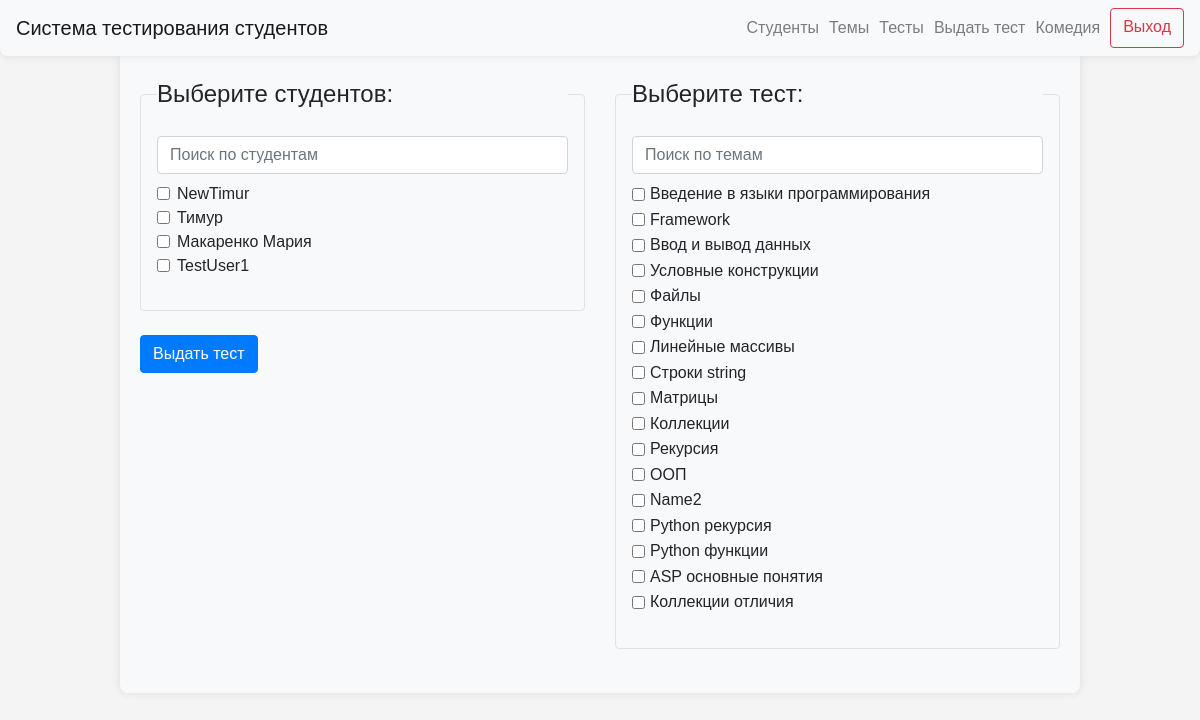
Before: /groups/2/give_test (signed in) with the older database file.
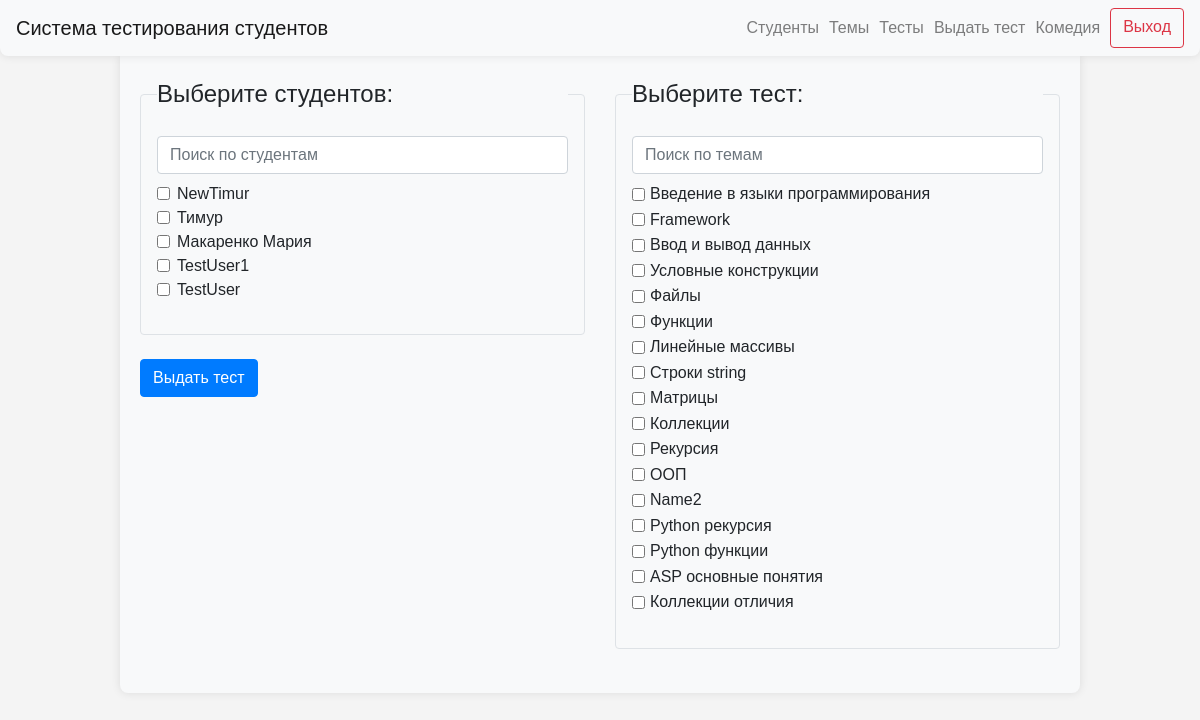
After: the same page with the newer database file.
### data/users.py (models this page shows)
class User(SqlAlchemyBase, UserMixin, SerializerMixin):
    __tablename__ = "users"
    id = sqlalchemy.Column(
        sqlalchemy.Integer,
        primary_key=True,
        autoincrement=True,
    )
    name = sqlalchemy.Column(
        sqlalchemy.String,
        nullable=True,
    )
    group_id = sqlalchemy.Column(
        sqlalchemy.Integer,
        sqlalchemy.ForeignKey(
            "groups.id",
            ondelete="CASCADE",
        ),
        nullable=False,
    )
    date_of_birth = sqlalchemy.Column(
        sqlalchemy.Date,
        nullable=False,
    )
    user_level = sqlalchemy.Column(
        sqlalchemy.String,
        default="student",
    )

### data/topics.py (models this page shows)
class Topic(SqlAlchemyBase, UserMixin, SerializerMixin):
    __tablename__ = "topics"
    id = sqlalchemy.Column(sqlalchemy.Integer,
                           primary_key=True, autoincrement=True)
    name = sqlalchemy.Column(sqlalchemy.String, nullable=True)

### server.py (the view, shortened to what this page needs)
@app.route("/groups/<int:group_id>/give_test", methods=["GET", "POST"])
@login_required
def give_test(group_id):
    if current_user.user_level == "admin":
        db_sess = db_session.create_session()
        students = db_sess.query(User).filter(User.user_level != "admin" and User.group_id == group_id)
        topics = db_sess.query(Topic)
    else:
        abort(403)
    return render_template(
        "give_test.html",
        students=students,
        topics=topics,
        title="Выдача тестов",
        group_id=group_id,
    )

### data/db_session.py (called while the page is built)
def create_session() -> Session:
    global __factory
    return __factory()

### server.py (called while the page is built)
@login_manager.user_loader
def load_user(user_id):
    db_sess = db_session.create_session()
    return db_sess.query(User).get(user_id)

### templates/give_test.html (shortened to what this page needs)
{% extends "base.html" %}
{% block content %}
<form action="/groups/{{ group_id }}/give_test" method="post">
    <div class="row justify-content-center">
        <div class="col-md-6">
            <fieldset class="border p-3 rounded">
                <legend class="form-legend">Выберите студентов:</legend>
                <div class="form-group">
                    <input type="text" class="form-control mb-2" id="student-search" placeholder="Поиск по студентам">
                    {% for student in students %}
                    <div class="form-check student">
                        <input type="checkbox" class="form-check-input" id="student-{{ student.id }}"
                               name="students" value="{{ student.id }}">
                        <label class="form-check-label" for="student-{{ student.id }}">{{ student.name }}</label>
                    </div>
                    {% endfor %}
                </div>
            </fieldset>
            <br>
            <button type="submit" class="btn btn-primary float-end" onclick="return validateSelection()">Выдать
                тест
            </button>
        </div>
        <div class="col-md-6">
            <fieldset class="border p-3 rounded">
                <legend class="form-legend">Выберите тест:</legend>
                <div class="form-group">
                    <input type="text" class="form-control mb-2" id="topic-search" placeholder="Поиск по темам">
                    <ul class="list-unstyled">
                        {% for topic in topics %}
                        <li class="topic">
                            <div class="form-check form-check-inline">
                                <input type="checkbox" class="form-check-input" id="topic-{{ topic.id }}" name="topics"
                                       value="{{ topic.id }}">
                                <label class="form-check-label" for="topic-{{ topic.id }}">{{ topic.name }}</label>
                            </div>
                        </li>
                        {% endfor %}
                    </ul>
                </div>
            </fieldset>
            <br>
        </div>
    </div>
</form>
{% endblock %}

### templates/base.html (shortened to what this page needs)
<!doctype html>
<html lang="en">
<head>
    <link rel="stylesheet"
          href="https://stackpath.bootstrapcdn.com/bootstrap/4.4.1/css/bootstrap.min.css"
>
    <link rel="stylesheet" type="text/css" href="../static/css/style.css">
</head>
<body>
<header>
    <nav class="navbar navbar-light bg-light custom-navbar">
        <a class="navbar-brand" href="/">Система тестирования студентов</a>
        {% if current_user.is_authenticated %}
        <div class="d-flex flex-row-reverse">
            <a class="btn btn-outline-danger spaced-element" style="margin-left: 10px; text-align: center;"
               href="/logout">Выход</a>
            {% if current_user.user_level == 'admin' %}
            <a class="navbar-text" style="margin-left: 10px; text-align: center;">{{ current_user.name }}</a>
            <a class="navbar-text" style="margin-left: 10px; text-align: center;" href="/select_group_for_test">Выдать тест</a>
            <a class="navbar-text" style="margin-left: 10px; text-align: center;" href="/">Тесты</a>
            <a class="navbar-text" style="margin-left: 10px; text-align: center;" href="/topics">Темы</a>
            <a class="navbar-text" style="margin-left: 10px; text-align: center;" href="/groups">Студенты</a>
            {% else %}
            <a class="navbar-text" style="margin-left: 10px; text-align: center;" href="{{ url_for('personal_cabinet', user_id=current_user.id) }}">{{ current_user.name }}</a>
            {% endif %}
        </div>
        {% endif %}
    </nav>
</header>
<main role="main" class="container">
    {% block content %}
    {% endblock %}
</main>
</body>
</html>

### static/css/style.css (style rules this page uses)
body { font-family: Arial, sans-serif; margin: 0; padding: 0; background-color: #f4f4f4; }
.custom-navbar { margin: 0 auto; background-color: #f8f9fa; border-radius: 0 0 8px 8px; box-shadow: 0 0 10px rgba(0,0,0,0.1); }

### templates/give_test.html (style rules this page uses)
body { font-family: Arial, sans-serif; margin: 0; padding: 0; background-color: #f4f4f4; }
.container { width: 80%; margin: 0 auto; padding: 20px; background-color: #f8f9fa; border-radius: 0 0 8px 8px; box-shadow: 0 0 10px rgba(0,0,0,0.1); }

Changed rows visible on the page:
added User: name "TestUser"
